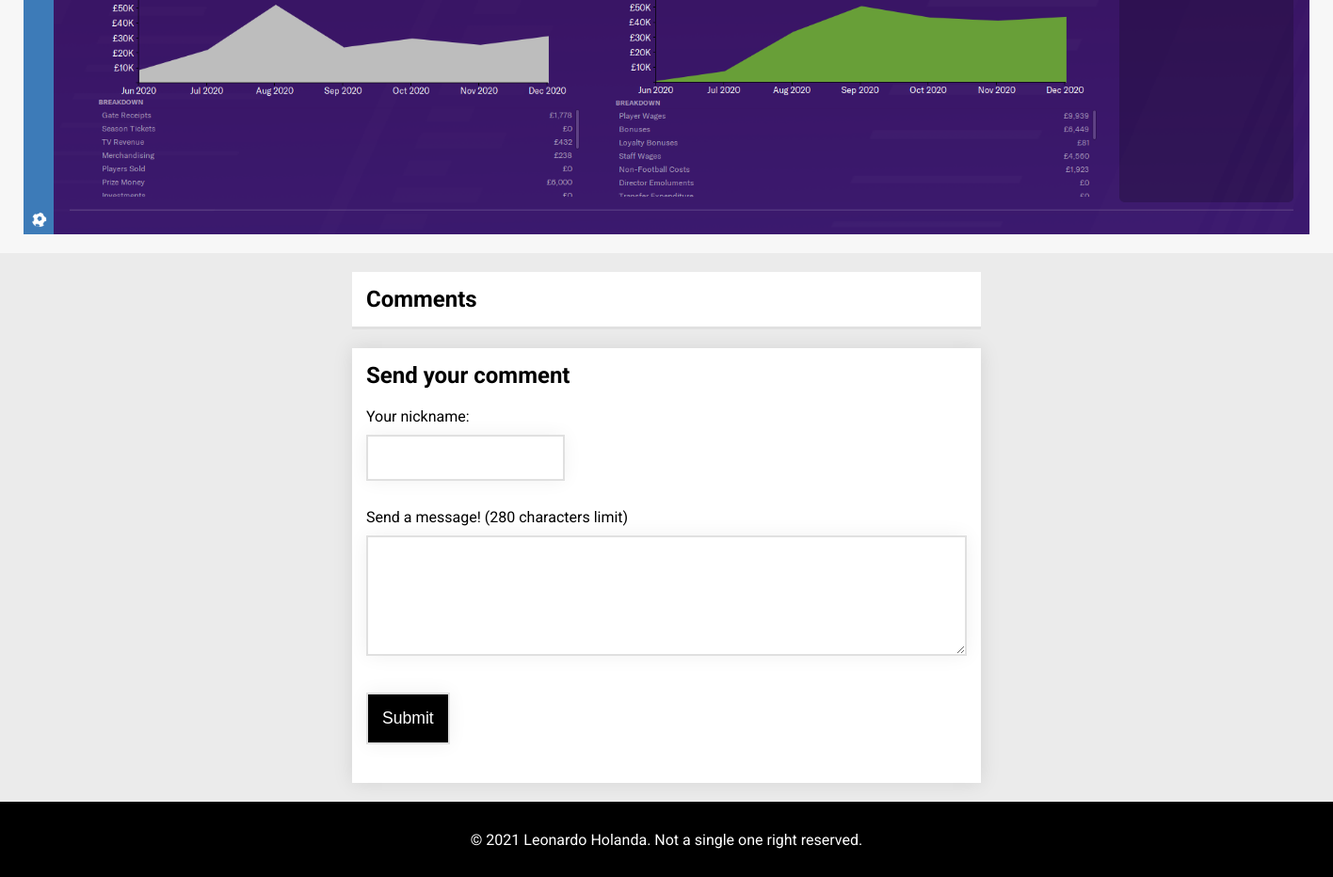
Before: /finances (lower part) with the older database file.
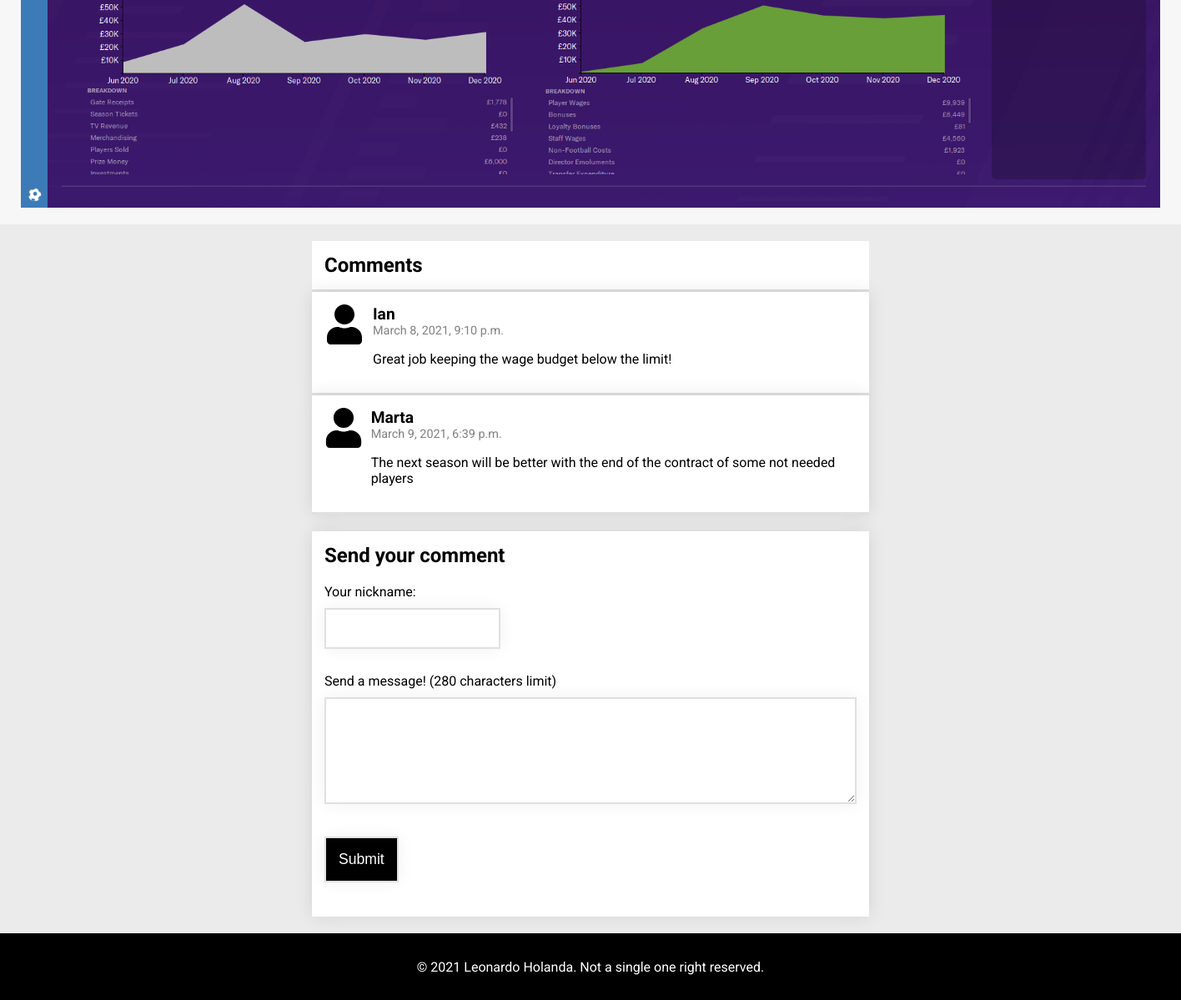
After: the same page with the newer database file.
### hoofball/models.py (models this page shows)
class Comment(models.Model):
    author = models.CharField(max_length=50)
    text = models.TextField(max_length=280)
    created_at = models.DateTimeField(default=timezone.now)
    source = models.CharField(max_length=15)

### hoofball/views.py (the view)
# urls.py: path('finances', views.finances, name='finances'),
def finances(request):
    comments = Comment.objects.all()
    return render(request, 'hoofball/finances.html', {'all_comments': comments})

### hoofball/templates/hoofball/finances.html (shortened to what this page needs)
{% extends "./base.html" %}
{% load static %}
{% block content %}
  <section>
      <img src="{% static '/hoofball/images/finances.png' %}" width="1366" height="768">
  </section>
{% endblock %}
{% block comments %}
  <div class="comments-container">
      <div class="comments-list">
        {% include "./show_comments.html" with comments=all_comments source="finances" %}
      </div>
        <div class="comments-form">
          {% include "./forms/comment_form.html" with source="finances" %}
        </div>
  </div>
{% endblock %}

### hoofball/templates/hoofball/show_comments.html
<h2>Comments</h2>
{% load static %}
{% for comment in comments %}
    {% if comment.source == source %}
      <div class="comment">
        <img src="{% static 'hoofball/images/user-solid.svg' %}">
        <div>
          <strong class="comment-author">{{ comment.author }}</strong>
          <p class="comment-date">{{ comment.created_at }}</p>
          <p>{{ comment.text|linebreaks }}</p>
        </div>
      </div>
    {% endif %}
{% empty %}
    <p>Be the first to comment!</p>
{% endfor %}

Changed rows visible on the page:
added Comment: author "Ian", created_at "March 8, 2021, 9:10 p.m.", text "Great job keeping the wage budget below the limit!"
added Comment: author "Marta", created_at "March 9, 2021, 6:39 p.m.", text "The next season will be better with the end of the contract of some not needed players"
